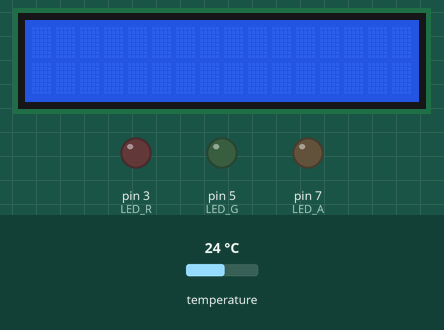
Recording of a sketch running on a simulated Arduino Uno, built with avr-gcc and run on an emulated ATmega328P. Parts: 16×2 character LCD, output pins drawn as LEDs (lit = HIGH). Inputs (shaded band) come from the test bench; at power-on: temperature 24 °C.

Above: at 2.3 s.
2.4 s: temperature set to 16.8 °C
At 3.8 s:
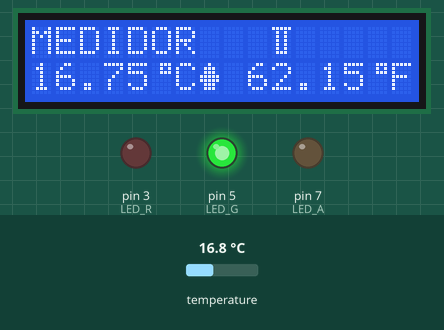
4.2 s: temperature set to 15.5 °C
5.7 s: temperature set to 14.2 °C
At 6.6 s:
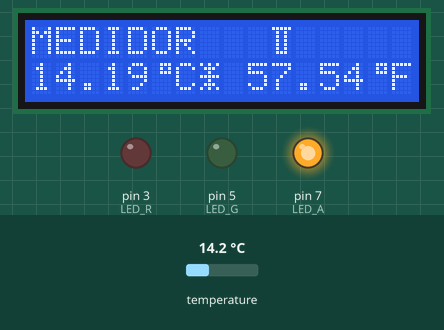
7.3 s: temperature set to 33 °C
At 8.4 s:
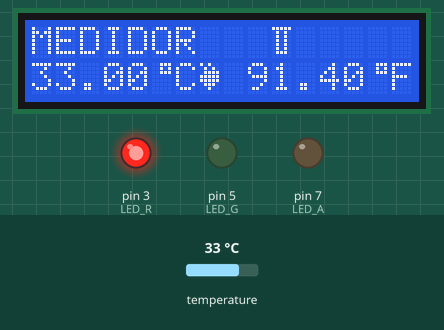
Timing chart, 0 to 9.9 s (numbered marks = the images above; inputs shaded):
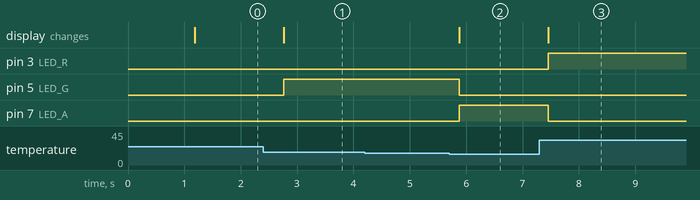

The sketch:

SENSOR_DE_TEMPERATURA.ino
```cpp
/*
 *
 Fundacion Kinal
 Centro Educativo Tecnico Laboral KINAL
 Electronica
 Grado:5to A
 Nombre:Roberto Monterroso
 Carne :2019507
 */
#include <LiquidCrystal_I2C.h>
#include <OneWire.h>
#include <DallasTemperature.h>
#include <Wire.h>
#include <LiquidCrystal_I2C.h>

#define Direccion_LCD 0x27
#define FILAS 2
#define COLUMNAS 16
#define Pin_de_datos 2
#define LED_R 3
#define LED_G 5
#define LED_A 7

int Fahrenheit;
int OFahrenheit();
int Celsius;
int ICelsius();
void LCD_Temperature();
byte Termometro[] = {
  B11111,
  B01010,
  B01010,
  B01010,
  B01010,
  B01010,
  B01110,
  B00000
};
byte Signo_de_grados[] = {
  B00111,
  B00101,
  B00111,
  B00000,
  B00000,
  B00000,
  B00000,
  B00000
};
byte Copo_de_Nieve[] = {
  B10101,
  B01110,
  B00100,
  B11111,
  B00100,
  B01110,
  B10101,
  B00000
};
byte Fuego[] = {
  B10100,
  B01010,
  B01111,
  B11111,
  B11111,
  B01110,
  B00100,
  B00000
};
byte Persona[] = {
  B00100,
  B01110,
  B01110,
  B11111,
  B11111,
  B01110,
  B01110,
  B00000
};
OneWire ourWire(2);
DallasTemperature SENSOR(&ourWire);
LiquidCrystal_I2C LCD_Roberto(Direccion_LCD, COLUMNAS, FILAS);
void setup() {
  delay(1000);
  Serial.begin(9600);
  SENSOR.begin();
  pinMode(LED_R , OUTPUT);
  pinMode(LED_G , OUTPUT);
  pinMode(LED_A, OUTPUT);
  LCD_Roberto.begin(16, 2);
  LCD_Roberto.init();
  LCD_Roberto.backlight();
  LCD_Roberto.createChar(1, Termometro);
  LCD_Roberto.write(1);
  LCD_Roberto.createChar(2, Signo_de_grados);
  LCD_Roberto.write(2);
  LCD_Roberto.createChar(3, Copo_de_Nieve);
  LCD_Roberto.write(3);
  LCD_Roberto.createChar(4, Fuego);
  LCD_Roberto.write(4);
  LCD_Roberto.createChar(5, Persona);
  LCD_Roberto.write(5);
}

void loop()
{
   LCD_Temperature();
}
 int ICelsius(){
  SENSOR.requestTemperatures();
  int C = SENSOR.getTempCByIndex(0);
  return C;
}
 int OFahrenheit(){
  SENSOR.requestTemperatures();
  int F = SENSOR.getTempFByIndex(0);
  return F;
}

 void LCD_Temperature(){
 Fahrenheit = OFahrenheit();
 Celsius = ICelsius();
  if(Celsius > 30){
    LCD_Roberto.setCursor(0,0);
    LCD_Roberto.print("MEDIDOR");
    LCD_Roberto.setCursor(10,0);
    LCD_Roberto.write(1);
    LCD_Roberto.setCursor(0,1);
    LCD_Roberto.print(SENSOR.getTempCByIndex(0));
    LCD_Roberto.setCursor(5,1);
    LCD_Roberto.write(2);
    LCD_Roberto.setCursor(6,1);
    LCD_Roberto.print("C");
    LCD_Roberto.setCursor(7,1);
    LCD_Roberto.write(4);
    LCD_Roberto.setCursor(9,1);
    LCD_Roberto.print(SENSOR.getTempFByIndex(0));
    LCD_Roberto.setCursor(14,1);
    LCD_Roberto.write(2);
    LCD_Roberto.setCursor(15,1);
    LCD_Roberto.print("F");
    digitalWrite(LED_R , HIGH);
    digitalWrite(LED_G , LOW);
    digitalWrite(LED_A, LOW);
    }
  if(Celsius > 15 && Celsius < 30){
    LCD_Roberto.setCursor(0,0);
    LCD_Roberto.print("MEDIDOR");
    LCD_Roberto.setCursor(10,0);
    LCD_Roberto.write(1);
    LCD_Roberto.setCursor(0,1);
    LCD_Roberto.print(SENSOR.getTempCByIndex(0));
    LCD_Roberto.setCursor(5,1);
    LCD_Roberto.write(2);
    LCD_Roberto.setCursor(6,1);
    LCD_Roberto.print("C");
    LCD_Roberto.setCursor(7,1);
    LCD_Roberto.write(5);
    LCD_Roberto.setCursor(9,1);
    LCD_Roberto.print(SENSOR.getTempFByIndex(0));
    LCD_Roberto.setCursor(14,1);
    LCD_Roberto.write(2);
    LCD_Roberto.setCursor(15,1);
    LCD_Roberto.print("F");
    digitalWrite(LED_R , LOW);
    digitalWrite(LED_G , HIGH);
    digitalWrite(LED_A, LOW);

  }
  if(Celsius < 15 ){
    LCD_Roberto.setCursor(0,0);
    LCD_Roberto.print("MEDIDOR");
    LCD_Roberto.setCursor(10,0);
    LCD_Roberto.write(1);
    LCD_Roberto.setCursor(0,1);
    LCD_Roberto.print(SENSOR.getTempCByIndex(0));
    LCD_Roberto.setCursor(5,1);
    LCD_Roberto.write(2);
    LCD_Roberto.setCursor(6,1);
    LCD_Roberto.print("C");
    LCD_Roberto.setCursor(7,1);
    LCD_Roberto.write(3);
    LCD_Roberto.setCursor(9,1);
    LCD_Roberto.print(SENSOR.getTempFByIndex(0));
    LCD_Roberto.setCursor(14,1);
    LCD_Roberto.write(2);
    LCD_Roberto.setCursor(15,1);
    LCD_Roberto.print("F");
    digitalWrite(LED_R , LOW);
    digitalWrite(LED_G , LOW);
    digitalWrite(LED_A, HIGH);
  }
  }
```

Measured:
- the behaviour switches between 15 and 14.9 °C on temperature (found by bisection; images 1 and 2)
- after the input at 2.4 s, the display: changes after 0.37 s (image 1)
- after the input at 4.2 s, every drawn part: stays the same
- after the input at 5.7 s, pin 5 (LED_G): HIGH → LOW after 0.18 s; pin 7 (LED_A): LOW → HIGH after 0.18 s; the display: changes after 0.18 s (image 2)
- after the input at 7.3 s, pin 3 (LED_R): LOW → HIGH after 0.16 s; pin 7 (LED_A): HIGH → LOW after 0.16 s; the display: changes after 0.16 s (image 3)
